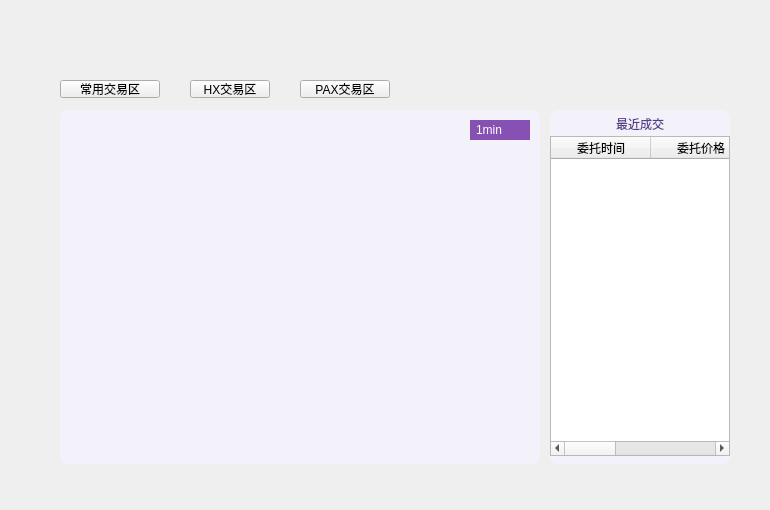
<?xml version="1.0" encoding="UTF-8"?>
<ui version="4.0">
 <class>KLineWidget</class>
 <widget class="QWidget" name="KLineWidget">
  <property name="geometry">
   <rect>
    <x>0</x>
    <y>0</y>
    <width>770</width>
    <height>510</height>
   </rect>
  </property>
  <property name="windowTitle">
   <string>Form</string>
  </property>
  <widget class="QLabel" name="currentPairLabel">
   <property name="geometry">
    <rect>
     <x>60</x>
     <y>50</y>
     <width>200</width>
     <height>26</height>
    </rect>
   </property>
   <property name="styleSheet">
    <string notr="true">font: 20px &quot;微软雅黑&quot;;
color: rgb(83, 61, 138);</string>
   </property>
   <property name="text">
    <string/>
   </property>
  </widget>
  <widget class="QPushButton" name="marketBtn3">
   <property name="geometry">
    <rect>
     <x>300</x>
     <y>80</y>
     <width>90</width>
     <height>18</height>
    </rect>
   </property>
   <property name="text">
    <string>PAX交易区</string>
   </property>
   <property name="BtnStyle" stdset="0">
    <string>dropDown</string>
   </property>
  </widget>
  <widget class="QPushButton" name="favoriteMarketBtn">
   <property name="geometry">
    <rect>
     <x>60</x>
     <y>80</y>
     <width>100</width>
     <height>18</height>
    </rect>
   </property>
   <property name="text">
    <string>常用交易区</string>
   </property>
   <property name="BtnStyle" stdset="0">
    <string>dropDown</string>
   </property>
  </widget>
  <widget class="QPushButton" name="marketBtn1">
   <property name="geometry">
    <rect>
     <x>190</x>
     <y>80</y>
     <width>80</width>
     <height>18</height>
    </rect>
   </property>
   <property name="styleSheet">
    <string notr="true"/>
   </property>
   <property name="text">
    <string>HX交易区</string>
   </property>
   <property name="BtnStyle" stdset="0">
    <string>dropDown</string>
   </property>
  </widget>
  <widget class="QComboBox" name="periodComboBox">
   <property name="geometry">
    <rect>
     <x>470</x>
     <y>120</y>
     <width>60</width>
     <height>20</height>
    </rect>
   </property>
   <property name="styleSheet">
    <string notr="true">QComboBox{background-color:rgb(135,80,179);border:none;color: white;padding-left: 6px;font: 12px &quot;Microsoft YaHei UI Light&quot;;border-top-left-radius:0px;border-bottom-left-radius:0px;border-top-right-radius:0px;border-bottom-right-radius:0px;}
QComboBox::drop-down {background:rgb(135,80,179);border:none;}
QComboBox::down-arrow {image: url(:/ui/wallet_ui/downArrow.png);}
QComboBox QAbstractItemView {outline: 0px;}
QComboBox QAbstractItemView{ color:rgb(83,61,138);selection-color: white;background-color: rgb(243,241,250);selection-background-color: rgb(164,77,179);}

</string>
   </property>
   <property name="currentIndex">
    <number>0</number>
   </property>
   <item>
    <property name="text">
     <string>1min</string>
    </property>
   </item>
   <item>
    <property name="text">
     <string>5min</string>
    </property>
   </item>
   <item>
    <property name="text">
     <string>15min</string>
    </property>
   </item>
   <item>
    <property name="text">
     <string>30min</string>
    </property>
   </item>
   <item>
    <property name="text">
     <string>1h</string>
    </property>
   </item>
   <item>
    <property name="text">
     <string>2h</string>
    </property>
   </item>
   <item>
    <property name="text">
     <string>6h</string>
    </property>
   </item>
   <item>
    <property name="text">
     <string>12h</string>
    </property>
   </item>
   <item>
    <property name="text">
     <string>1day</string>
    </property>
   </item>
   <item>
    <property name="text">
     <string>1week</string>
    </property>
   </item>
   <item>
    <property name="text">
     <string>1month</string>
    </property>
   </item>
  </widget>
  <widget class="QWidget" name="widget" native="true">
   <property name="geometry">
    <rect>
     <x>60</x>
     <y>110</y>
     <width>480</width>
     <height>354</height>
    </rect>
   </property>
   <property name="styleSheet">
    <string notr="true">#widget{background-color: rgb(243, 241, 250);
border-radius:8px;}</string>
   </property>
   <widget class="QLabel" name="priceLabel">
    <property name="geometry">
     <rect>
      <x>14</x>
      <y>12</y>
      <width>90</width>
      <height>20</height>
     </rect>
    </property>
    <property name="styleSheet">
     <string notr="true">color: rgb(1, 215, 26);
font: 16px &quot;微软雅黑&quot;;</string>
    </property>
    <property name="text">
     <string/>
    </property>
    <property name="alignment">
     <set>Qt::AlignBottom|Qt::AlignLeading|Qt::AlignLeft</set>
    </property>
   </widget>
   <widget class="QLabel" name="infoLabel">
    <property name="geometry">
     <rect>
      <x>104</x>
      <y>10</y>
      <width>330</width>
      <height>20</height>
     </rect>
    </property>
    <property name="styleSheet">
     <string notr="true">color: rgb(38, 25, 50);
font: 10px &quot;宋体&quot;;</string>
    </property>
    <property name="text">
     <string/>
    </property>
    <property name="alignment">
     <set>Qt::AlignBottom|Qt::AlignLeading|Qt::AlignLeft</set>
    </property>
   </widget>
  </widget>
  <widget class="QWidget" name="widget2" native="true">
   <property name="geometry">
    <rect>
     <x>550</x>
     <y>110</y>
     <width>180</width>
     <height>354</height>
    </rect>
   </property>
   <property name="styleSheet">
    <string notr="true">#widget2{background-color: rgb(243, 241, 250);
border-radius:8px;}</string>
   </property>
   <widget class="QTableWidget" name="recentDealsTableWidget">
    <property name="geometry">
     <rect>
      <x>0</x>
      <y>26</y>
      <width>180</width>
      <height>320</height>
     </rect>
    </property>
    <column>
     <property name="text">
      <string>委托时间</string>
     </property>
    </column>
    <column>
     <property name="text">
      <string>委托价格</string>
     </property>
    </column>
    <column>
     <property name="text">
      <string>数量</string>
     </property>
    </column>
   </widget>
   <widget class="QLabel" name="label">
    <property name="geometry">
     <rect>
      <x>40</x>
      <y>2</y>
      <width>100</width>
      <height>21</height>
     </rect>
    </property>
    <property name="styleSheet">
     <string notr="true">color: rgb(83, 61, 138);
font: 12px &quot;微软雅黑&quot;;</string>
    </property>
    <property name="text">
     <string>最近成交</string>
    </property>
    <property name="alignment">
     <set>Qt::AlignBottom|Qt::AlignHCenter</set>
    </property>
   </widget>
  </widget>
  <zorder>widget2</zorder>
  <zorder>widget</zorder>
  <zorder>currentPairLabel</zorder>
  <zorder>marketBtn3</zorder>
  <zorder>favoriteMarketBtn</zorder>
  <zorder>marketBtn1</zorder>
  <zorder>periodComboBox</zorder>
 </widget>
 <resources/>
 <connections/>
</ui>
